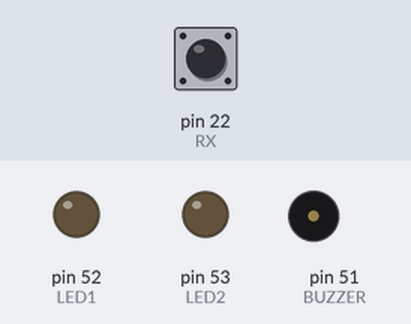
The sketch below on a simulated Arduino Mega 2560, built with avr-gcc and run on an emulated ATmega2560. On the bench: output pins drawn as LEDs (lit = HIGH), buzzer (waves = sounding, pin HIGH). The test bench sets the inputs (shaded band); at power-on: pin 22 (RX) HIGH. At 4.1 s the program stops and its outputs stay as they are.

Above: at 1.2 s.
1.3 s: pin 22 (RX) pulsed LOW 5 times (0.12 s each, 0.3 s apart)
At 4.5 s:
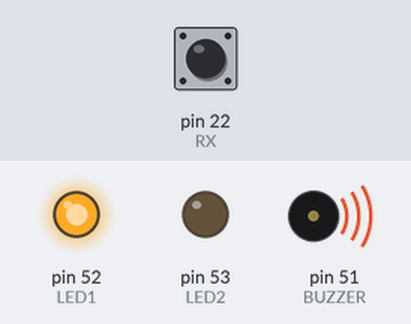
Timing chart, 0 to 5.6 s (numbered marks = the images above; inputs shaded):
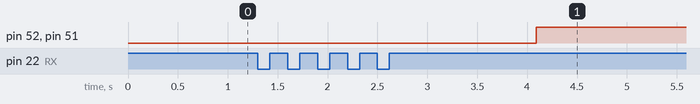

Measured:
- after the input at 1.3 s, pin 52 (LED1), pin 51 (BUZZER): LOW → HIGH after 2.8 s

The sketch:

biteAlarmsRx.ino
```cpp
// Purpose: Long Range Fishing Bite Alarms Receiver
// Reference: https://bit.ly/3rg4lQ5
// Author: A. Goldman
// Date: March 26, 2021
// Status: Working

#define RX (1 << PA0)            // Defines Rx data pin
#define LED1 (1 << PB1)          // Defines rod 1 LED pin
#define LED2 (1 << PB0)          // Defines rod 2 LED pin
#define BUZZER (1 << PB2)        // Defines buzzer pin
unsigned long txDuration = 0;    // Measubres transmission duration
uint8_t rxState = HIGH;          // Holds initial state of Rx pin
uint8_t lastRxState = LOW;       // Holds previous state of Rx pin
unsigned long lastNoiseTime = 0; // Holds last noise filter time
uint8_t noiseDelay = 70;         // Holds minimum data width to filter noise
uint8_t ifCount = 0;             // Used so if() statement only runs once
volatile uint8_t count = 0;      // Counts pulses from transmitters

void setup()
{
    DDRA &= ~(RX);                // Sets Rx pin as input
    PORTA |= RX;                  // Activates internal pull up resistor
    DDRB |= LED1 | LED2 | BUZZER; // Sets output pins as outputs
}

void loop()
{
    uint8_t reading = PINA & RX; // Current state of Rx pin as 1 or 0
    if (reading != lastRxState)
    {                             // If state has changed...
        lastNoiseTime = millis(); // capture start time
    }
    // If noise filter time has passed...
    if ((millis() - lastNoiseTime) > noiseDelay)
    {
        if (reading != rxState)
        {                      // If state has changed...
            rxState = reading; // True Rx state is the current reading
            if (rxState == HIGH)
            {            // If that state is high...
                count++; // Increase count
                if (ifCount == 0)
                {                          // Only runs for first data pulse
                    txDuration = millis(); // Capture start time
                }
                ifCount++; // Increase so above statement only runs once
            }
        }
    }
    lastRxState = reading; // Record last Rx state
    // If minimum time it takes for all data to be sent is passed...
    if (millis() - txDuration > 2600)
    {
        if (count > 4 && count < 10)
        {                           // and rod 1 pulses sent...
            PORTB |= LED1 | BUZZER; // set rod 1 LED and buzzer high
            while (1)
                ; // Wait until user resets system
        }
        if (10 < count)
        { // and rod 2 pulses sent...
            while (1)
            {                           // Repeat forever...
                PORTB |= LED2 | BUZZER; // set rod 2 LED and buzzer high
                delay(500);             // wait half a second
                PORTB &= ~(BUZZER);     // turn buzzer off (beeping)
                delay(500);             // wait half a second
            }
        }
    }
    if (count == 1)
    { // If one lone pulse sent...
        if (millis() - txDuration > 1000)
        {                // and none follows...
            count = 0;   // it is noise; set count back to 0
            ifCount = 0; // make sure time capture runs again
        }
    }
}
```
